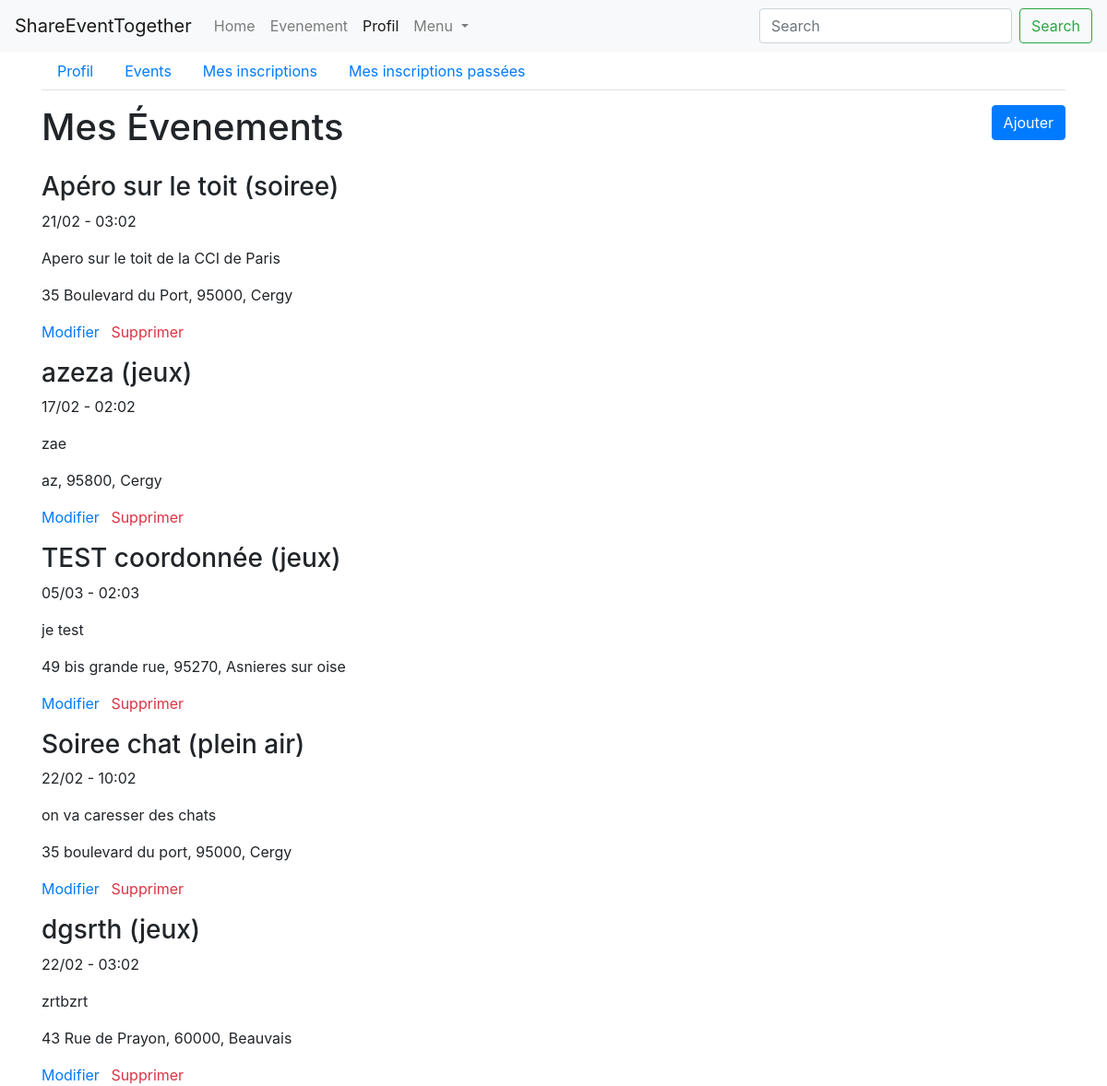
/profil/evenements (signed in), run on an earlier commit of the app's database.
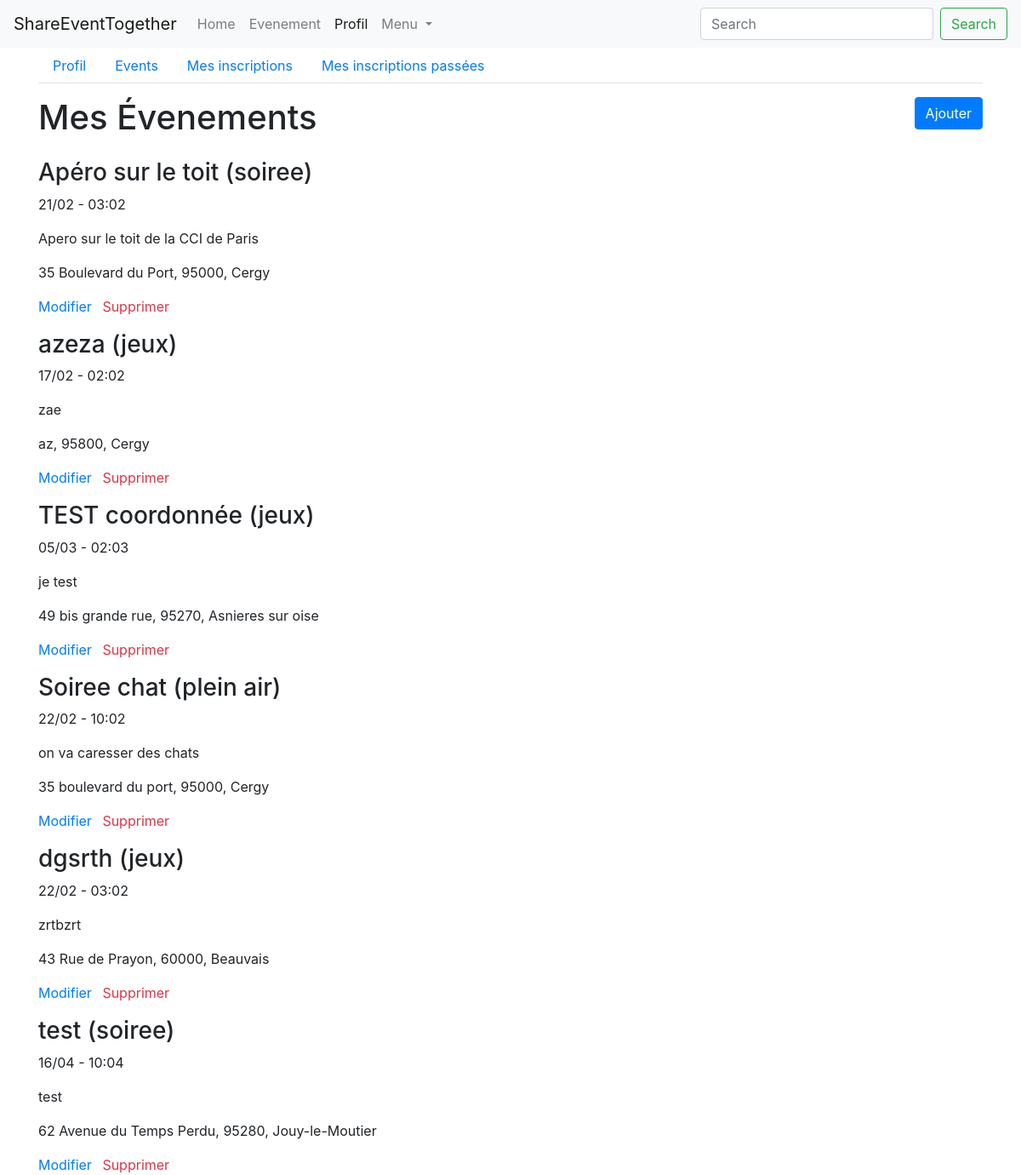
And on a later commit of the database.
### events/models.py (models this page shows, shortened)
class Event(models.Model):
    PARTY_CATEGORY = 'soiree'
    GAME_CATEGORY = 'jeux'
    TOURISM_CATEGORY = 'tourisme'
    AREA_CATEGORY = 'plein air'
    CATEGORY_CHOICES = (
        (PARTY_CATEGORY, 'soiree'),
        (GAME_CATEGORY, 'jeux'),
        (TOURISM_CATEGORY, 'tourisme'),
        (AREA_CATEGORY, 'plein air')
    )
    person = models.ForeignKey('persons.Person', on_delete=models.CASCADE)
    title = models.CharField('titre', max_length=150)
    description = models.TextField('description')
    address = models.CharField('adresse', max_length=100)
    zip_code = models.IntegerField('code postal')
    city = models.CharField('ville', max_length=50)
    category = models.CharField('categorie', choices=CATEGORY_CHOICES, max_length=20)
    created_at = models.DateTimeField('crée à', auto_now=True)
    event_date = models.DateTimeField('date evenement', auto_now=False)
    coordonate_x = models.CharField('coordonnée X',max_length=10 ,null=True, blank=True)
    coordonate_y = models.CharField('coordonnée Y',max_length=10 , null=True, blank=True)

### events/views/events.py (the view)
# urls.py: path('profil/evenements', ProfileEventDetailsView.as_view(), name='profil-events'),
class ProfileEventDetailsView(PersonView):
    def get(self, request):
        user = request.user
        events = get_events_by_user(user)
        person = get_person_by_user(user)
        context = {
            'user': user,
            'events': events,
            'person': person,
            'navigation_items': navigation.navigation_items(navigation.NAV_PROFIL),
        }
        return render(request, 'persons/events/my_events_details.html', context)

### events/models_helpers.py (called while the page is built)
def get_person_by_user(user):
    return Person.objects.get(user=user)

def get_events_by_user(user):
    return Event.objects.filter(person__user=user)

### events/navigation.py (called while the page is built)
def navigation_items(selected_item=None):
    items = []
    for name, shortcut in NAV_ITEMS:
        items.append({
            'name': name,
            'url': reverse(shortcut),
            'active': True if selected_item == name else False,
        })
    return items

### events/templates/persons/events/my_events_details.html (shortened to what this page needs)
{% extends 'persons/base_navbar.html' %}
{% block content %}
    <div class="row">
        <div class="col">
            <div class="row">
                <div class="col">
                    <ul class="nav nav-tabs">
                        <li class="nav-item">
                            <a class="nav-link" href="{% url 'profil' %}">Profil</a>
                        </li>
                        <li class="nav-item">
                            <a class="nav-link" href="{% url 'profil-events' %}">Events</a>
                        </li>
                        {% if person.person_type != "professionnel" %}
                        <li class="nav-item">
                            <a class="nav-link" href="{% url 'profil-registered_events' %}">Mes inscriptions</a>
                        </li>
                        <li class="nav-item">
                            <a class="nav-link" href="{% url 'profil-finished-events' %}">Mes inscriptions passées</a>
                        </li>
                        {% endif %}
                    </ul>
                </div>
            </div>
            <div class="row">
                <div class="col mt-3">
                    <div class="row">
                        <h1 class="col-md-7">Mes Évenements</h1>
                        <div class="col-md-5 text-right">
                            {% if user.pk %}
                                <a class="btn btn-primary" href="{% url 'create-event' %}">Ajouter</a>
                            {% endif %}
                        </div>
                    </div>
                    {% for event in events %}
                        <div class="row ">
                            <div class="col">
                                <h3 class="col-md-12 p-0 mt-3">{{ event.title }} ({{ event.category }})</h3>
                                <p>{{ event.event_date|date:'d/m - h:m' }}</p>
                                <p>{{ event.description }}</p>
                                <p>{{ event.address }}, {{ event.zip_code }}, {{ event.city }}</p>
                                <a href="{% url 'edit-event' event.pk %}" class="text-primary mr-2">Modifier</a>
                                <a href="{% url 'delete-event' event.pk %}" class="text-danger" data-toggle="modal"
                                   data-target="#close_modal">Supprimer</a>
                            </div>
                        </div>
                    {% empty %}
                        <p>Il n'y a pas d'évenements pour le moment</p>
                    {% endfor %}
                </div>
            </div>
        </div>
    </div>
{% endblock %}

What changed in the data, as far as the page shows it:
added Event: title "test", category "soiree", event_date "16/04 - 10:04", description "test", address "62 Avenue du Temps Perdu", zip_code "95280", city "Jouy-le-Moutier"
